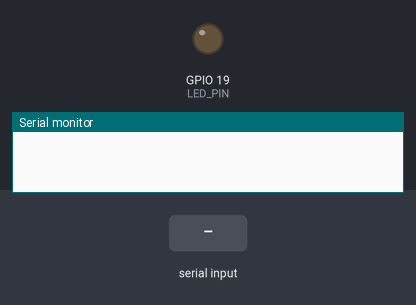
Simulated run of this program. Board: ESP32. Parts: output pins drawn as LEDs (lit = HIGH), the last lines printed to the serial monitor. Inputs (shaded band) come from the test bench.

Above: at 1.2 s.
1.3 s: "light:on\n" received over Serial
At 2.4 s:
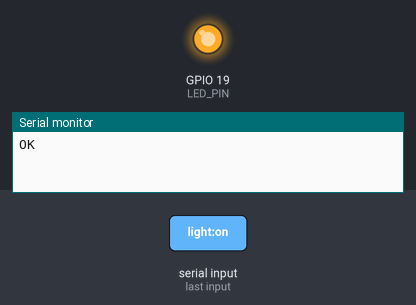
2.8 s: "light:off\n" received over Serial
At 3.6 s:
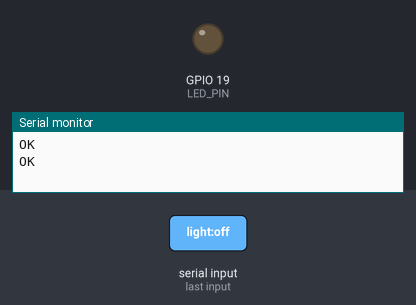
Timing chart, 0 to 5.8 s (numbered marks = the images above; inputs shaded):
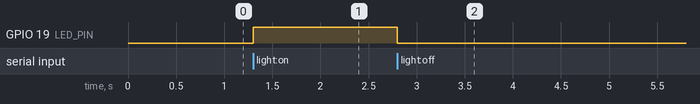

The program:

main.cpp
```cpp
#include <Arduino.h>
#include <DHT.h>

#define DHTPIN 22
#define LED_PIN 19

#define DHTTYPE DHT11

DHT dht(DHTPIN, DHTTYPE);

static void read_command();

void setup()
{
  Serial.begin(115200);

  pinMode(LED_PIN, OUTPUT);

  dht.begin();
}

void loop()
{
  read_command();
}

static void read_command()
{
  if (!Serial.available())
    return;

  String str = Serial.readStringUntil('\n');
  str.trim();

  if (str == "light:on")
  {
    digitalWrite(LED_PIN, HIGH);
    Serial.println("OK");
    return;
  }

  if (str == "light:off")
  {
    digitalWrite(LED_PIN, LOW);
    Serial.println("OK");
    return;
  }

  if (str == "humidity:get")
  {
    float humidity = dht.readHumidity();

    if (isnan(humidity))
    {
      Serial.println("Error: Failed to read humidity.");
      return;
    }

    Serial.printf("%.0f%%\n", humidity);
    return;
  }

  if (str == "temperature:get")
  {
    float temperature = dht.readTemperature();

    if (isnan(temperature))
    {
      Serial.println("Error: Failed to read temperature.");
      return;
    }

    Serial.printf("%.0f°C\n", temperature);
    return;
  }

  Serial.printf("UNKNOWN");
}
```

Measured:
- after the input at 1.3 s, GPIO 19 (LED_PIN): LOW → HIGH at once
- after the input at 2.8 s, GPIO 19 (LED_PIN): HIGH → LOW at once
